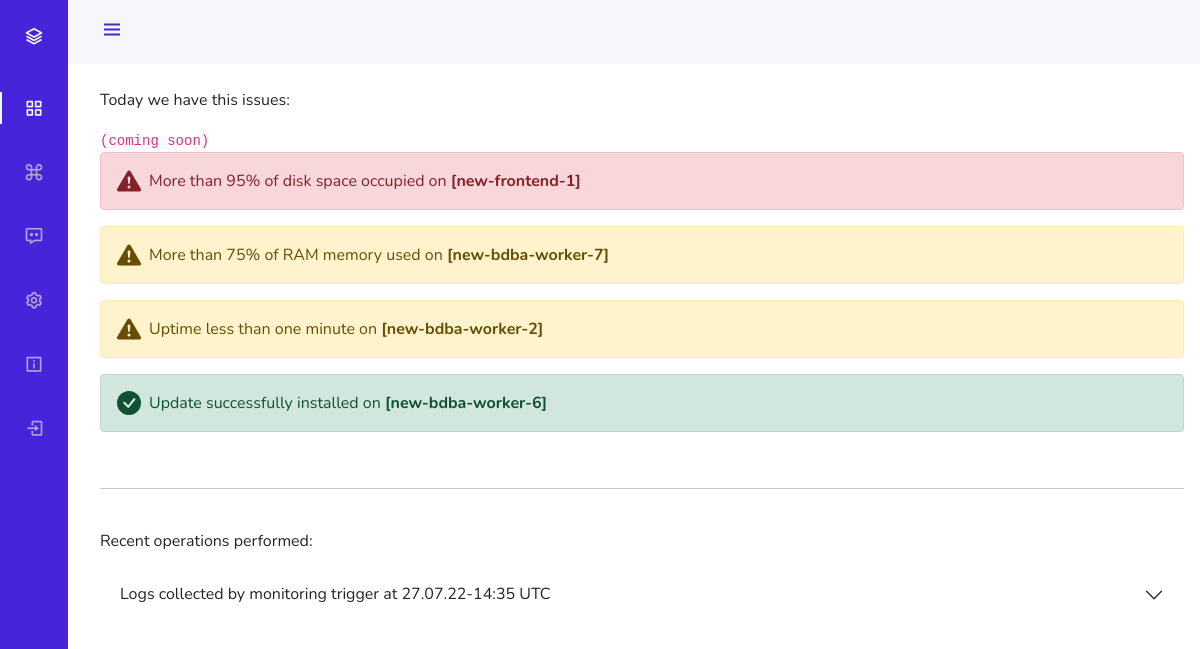
Page / (signed in) on the earlier database version.
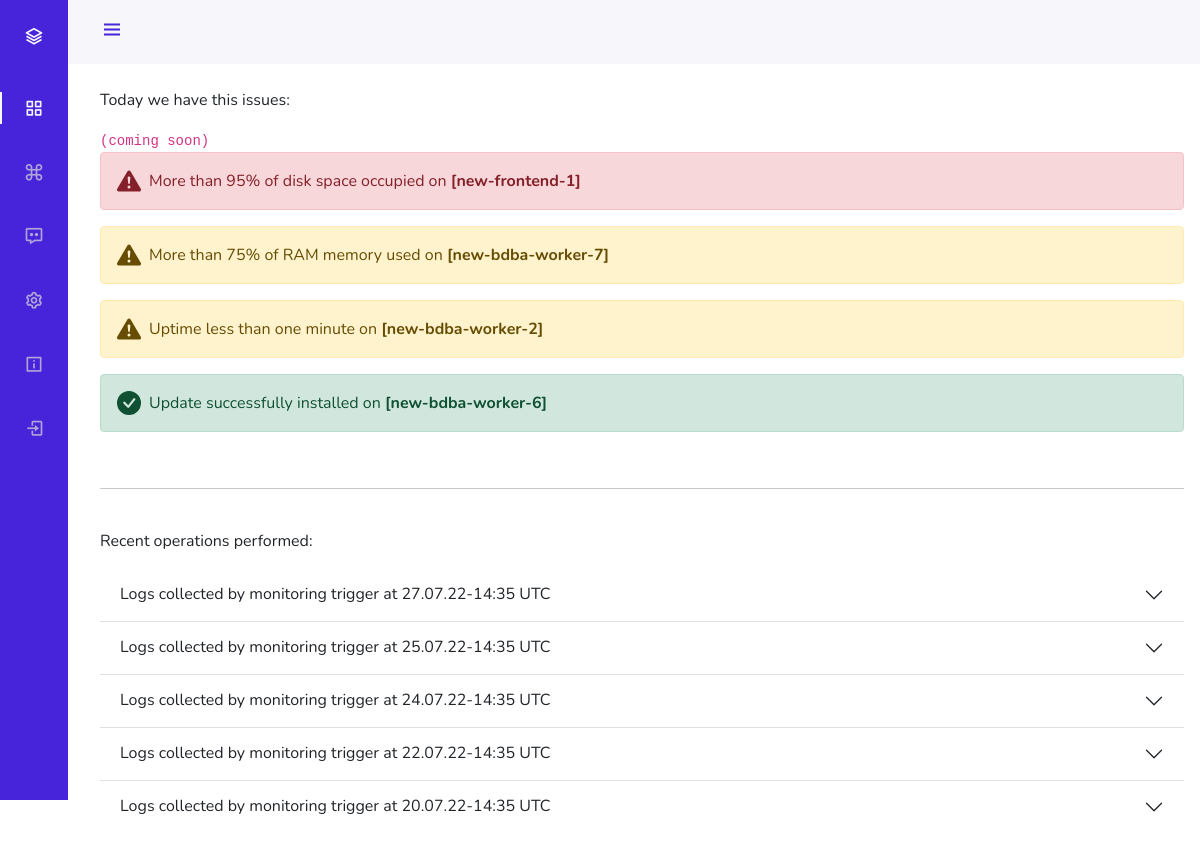
Same page on the later database version.
### app.py (models this page shows)
class Events(db.Model):
    id = db.Column(db.Integer, primary_key=True)
    date = db.Column(db.DateTime, default=datetime.utcnow)
    link = db.Column(db.Text, nullable=False)

### app.py (the view)
@app.route('/')
@login_required
def index():
    event = Events.query.order_by(Events.date.desc()).limit(5)
    return render_template('dashboard.html', event=event)

### app.py (called while the page is built)
@manager.user_loader
def load_user(user_id):
    return User.query.get(user_id)

@app.after_request
def redirect_to_signin(response):
    if response.status_code == 401:
        return redirect(url_for('login_page') + '?next=' + request.url)
    return response

### templates/dashboard.html (shortened to what this page needs)
{% extends 'template.html' %}
{% block body %}
<p>Today we have this issues: </p><code>(coming soon)</code>
<div class="alert alert-danger d-flex align-items-center" role="alert">
    <svg class="bi flex-shrink-0 me-2" width="24" height="24" role="img" aria-label="Danger:">
        <use xlink:href="#exclamation-triangle-fill"/>
    </svg>
    <div>
        More than 95% of disk space occupied on <b>[new-frontend-1]</b>
    </div>
</div>
<div class="alert alert-warning d-flex align-items-center" role="alert">
    <svg class="bi flex-shrink-0 me-2" width="24" height="24" role="img" aria-label="Warning:">
        <use xlink:href="#exclamation-triangle-fill"/>
    </svg>
    <div>
        More than 75% of RAM memory used on <b>[new-bdba-worker-7]</b>
    </div>
</div>
<div class="alert alert-warning d-flex align-items-center" role="alert">
    <svg class="bi flex-shrink-0 me-2" width="24" height="24" role="img" aria-label="Warning:">
        <use xlink:href="#exclamation-triangle-fill"/>
    </svg>
    <div>
        Uptime less than one minute on <b>[new-bdba-worker-2]</b>
    </div>
</div>
<div class="alert alert-success d-flex align-items-center" role="alert">
    <svg class="bi flex-shrink-0 me-2" width="24" height="24" role="img" aria-label="Success:">
        <use xlink:href="#check-circle-fill"/>
    </svg>
    <div>
        Update successfully installed on <b>[new-bdba-worker-6]</b>
    </div>
</div>
<br/>
<hr>
<br/>
<p>Recent operations performed:</p>
<div class="accordion accordion-flush" id="accordionFlushExample">
    {% for el in event %}
    <div class="accordion-item">
        <h2 class="accordion-header" id="flush-headingOne">
            <button class="accordion-button collapsed" type="button" data-bs-toggle="collapse"
                    data-bs-target="#flush-collapse{{ el.id }}" aria-expanded="false" aria-controls="flush-collapse{{ el.id }}">
                Logs collected by monitoring trigger at {{ el.date.strftime("%d.%m.%y-%R") }} UTC
            </button>
        </h2>
    </div>
    {% endfor %}
</div>
{% endblock %}

### templates/template.html (shortened to what this page needs)
<!DOCTYPE html>
<html lang="en">
<head>
    <link href="https://cdn.jsdelivr.net/npm/bootstrap@5.1.3/dist/css/bootstrap.min.css" rel="stylesheet"
>
    <link href="https://cdn.jsdelivr.net/npm/boxicons@latest/css/boxicons.min.css" rel="stylesheet">
    <link type="text/css" href="{{ url_for('static', filename='css/style.css')}}" rel="stylesheet"/>
</head>
<body id="body-pd">
<header class="header" id="header">
    <div class="header_toggle"><i class='bx bx-menu' id="header-toggle"></i></div>
</header>
<div class="l-navbar" id="nav-bar">
    <nav class="nav">
        <div><a href="/" class="nav_logo"> <i class='bx bx-layer nav_logo-icon'></i> <span class="nav_logo-name">OneDuck<small> v.1.0.3</small></span></a>
            <div class="nav_list">
                <a href="/" class="nav_link active">
                    <i class='bx bx-grid-alt nav_icon'></i>
                    <span class="nav_name">Dashboard</span> </a>
                <a href="/control" class="nav_link">
                    <i class='bx bx-command nav_icon'></i>
                    <span class="nav_name">Control</span> </a>
                <a href="/messages" class="nav_link">
                <i class='bx bx-message-dots nav_icon'></i>
                    <span class="nav_name">Messages</span> </a>
                <a href="/settings" class="nav_link">
                <i class='bx bx-cog nav_icon'></i>
                    <span class="nav_name">Settings</span> </a>
                <a href="/about" class="nav_link"> <i class='bx bx-info-square nav_icon'></i>
                    <span class="nav_name">About</span> </a>
                <a href="/logout" class="nav_link">
                <i class='bx bx-log-in nav_icon'></i>
                    <span class="nav_name">Logout</span> </a></div>
        </div>
    </nav>
</div>
<div class="height-100">
    <br>
    {% block body %}{% endblock %}
</div>
</body>
</html>

### static/css/style.css (style rules this page uses)
:root { --header-height: 3rem; --nav-width: 68px; --first-color: #4723D9; --first-color-light: #AFA5D9; --white-color: #F7F6FB; --body-font: 'Nunito', sans-serif; --normal-font-size: 1rem; --z-fixed: 100 }
body { position: relative; margin: var(--header-height) 0 0 0; padding: 0 1rem; font-family: var(--body-font); font-size: var(--normal-font-size); transition: .5s }
a { text-decoration: none }
.header { width: 100%; height: var(--header-height); position: fixed; top: 0; left: 0; display: flex; align-items: center; justify-content: space-between; padding: 0 1rem; background-color: var(--white-color); z-index: var(--z-fixed); transition: .5s }
.header_toggle { color: var(--first-color); font-size: 1.5rem; cursor: pointer }
.l-navbar { position: fixed; top: 0; left: -30%; width: var(--nav-width); height: 100vh; background-color: var(--first-color); padding: .5rem 1rem 0 0; transition: .5s; z-index: var(--z-fixed) }
.nav { height: 100%; display: flex; flex-direction: column; justify-content: space-between; overflow: hidden }
.nav_logo, .nav_link { display: grid; grid-template-columns: max-content max-content; align-items: center; column-gap: 1rem; padding: .5rem 0 .5rem 1.5rem }
.nav_logo { margin-bottom: 2rem }
.nav_logo-icon { font-size: 1.25rem; color: var(--white-color) }
.nav_link { position: relative; color: var(--first-color-light); margin-bottom: 1.5rem; transition: .3s }
.nav_icon { font-size: 1.25rem }
.active { color: var(--white-color) }
.active::before { content: ''; position: absolute; left: 0; width: 2px; height: 32px; background-color: var(--white-color) }
.height-100 { height: 100vh }
@media screen and (min-width: 768px) { body { margin: calc(var(--header-height) + 1rem) 0 0 0; padding-left: calc(var(--nav-width) + 2rem) } }
@media screen and (min-width: 768px) { .header { height: calc(var(--header-height) + 1rem); padding: 0 2rem 0 calc(var(--nav-width) + 2rem) } }
@media screen and (min-width: 768px) { .l-navbar { left: 0; padding: 1rem 1rem 0 0 } }

Differences in the rows shown:
added Events: date "25.07.22-14:35"
added Events: date "24.07.22-14:35"
added Events: date "22.07.22-14:35"
added Events: date "20.07.22-14:35"
